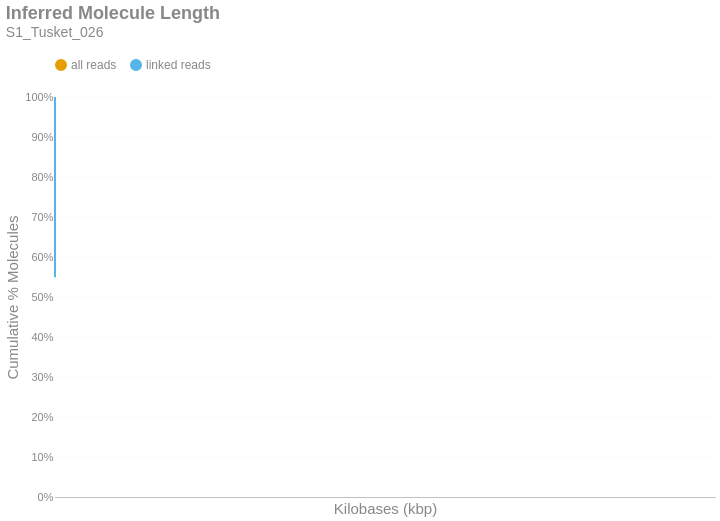

The code cell stored with this chart in its notebook:
### Markdown cell above
### Inferred Molecule Length
This is the cumulative frequency distribution of molecule lengths inferred from the first and last alignment positions along a contig for all alignments associated with a single linked-read barcode on a given contig.There are two distributions: one with `all` the alignments (yellow) and another with only `linked reads` (blue). The percent of molecules in the `linked reads` distribution is relative to the total number of linked molecules.

### Code cell
if SKIPLR:
    print_html(f"Skipped")
else:
    binned_df = consolidated_hist(valids['length_inferred']/1000, mask, 10, True)
    binned_df = binned_df.with_columns(
        pl.when(pl.col('bin').cast(pl.Utf8) == '0').then(pl.lit('1')).otherwise(pl.col('bin').cast(pl.Utf8)).alias('bin')
    )
    with SafeRender(binned_df):
        (
            density_plot(binned_df, 'Inferred Molecule Length', samplename, 'inferredlen')
            .transform_calculate(bin_kb='datum.bin / 1000')
            .encode(
                x=alt.X('bin_kb:Q', title="Kilobases (kbp)").scale(type='log', padding=0).axis(labelAngle=-40),
                y=alt.Y('value:Q', title='Cumulative % Molecules')
                    .axis(format='%')
                    .stack(False)
                    .scale(domainMin=0, domainMax=1,padding=0),
                color=alt.Color("key:N").scale(domain = ["all reads", "linked reads"]),
                tooltip = [
                    alt.Tooltip("key:N", title = "Data Type"),
                    alt.Tooltip("range_label:N", title="Kilobases"),
                    alt.Tooltip("value:Q", format = ".2%", title="% Molecules (Cum.)")
                ]
            )
        ).display()

### Figure 1 — Vega-Lite specification as saved in the notebook (floating-point values rounded to 4 significant figures)
{"width": "container", "height": 400, "config": {"title": {"anchor": "start", "dy": -15, "fontSize": 18, "color": "#888888", "subtitleColor": "#888888", "subtitleFontSize": 14}, "arc": {"fill": "#0072B2"}, "axis": {"domainColor": "#888888", "domainWidth": 0.5, "gridWidth": 0.2, "grid": false, "titleFontWeight": 400, "titleFontSize": 15, "labelFontSize": 11, "labelColor": "#888888", "tickColor": "#888888", "tickWidth": 0.2, "titleColor": "#888888"}, "axisBand": {"grid": false}, "axisX": {"grid": true, "tickSize": 10, "domainCap": "round"}, "axisY": {"domain": false, "grid": true, "tickSize": 0, "domainCap": "round"}, "background": "transparent", "header": {"labelFontSize": 15, "labelColor": "#888888", "titleFontSize": 15, "titleFontWeight": 600, "titleColor": "#888888"}, "legend": {"labelFont": "sans-serif", "labelFontSize": 12, "labelColor": "#888888", "symbolSize": 100, "symbolType": "circle", "titleFontSize": 12, "titlePadding": 10, "titleColor": "#888888", "title": null, "orient": "top"}, "range": {"category": ["#E69F00", "#56B4E9", "#009E73", "#F0E442", "#0072B2", "#D55E00", "#CC79A7", "#000000"], "diverging": ["#cfe8f3", "#a2d4ec", "#73bfe2", "#46abdb", "#1696d2", "#12719e"]}, "area": {"fill": "#0072B2", "fillOpacity": 0.7, "line": true, "strokeOpacity": 0.7}, "line": {"color": "#0072B2", "stroke": "#0072B2", "strokeWidth": 2}, "trail": {"color": "#0072B2", "stroke": "#0072B2", "strokeWidth": 0, "size": 1}, "point": {"filled": true, "fillOpacity": 1.0, "size": 95}, "text": {"color": "#888888", "fontSize": 11, "align": "right", "fontWeight": 400, "size": 11}, "bar": {"fill": "#0072B2", "stroke": null}, "view": {"stroke": null, "continuousWidth": 660, "continuousHeight": 400}}, "data": {"name": "data-21e969659b1c53dd6ec4bf4169a598de"}, "mark": {"type": "line", "interpolate": "monotone", "point": {"opacity": 0, "size": 275}}, "encoding": {"color": {"field": "key", "scale": {"domain": ["all reads", "linked reads"]}, "type": "nominal"}, "tooltip": [{"field": "key", "title": "Data Type", "type": "nominal"}, {"field": "range_label", "title": "Kilobases", "type": "nominal"}, {"field": "value", "format": ".2%", "title": "% Molecules (Cum.)", "type": "quantitative"}], "x": {"axis": {"labelAngle": -40}, "field": "bin_kb", "scale": {"type": "log", "padding": 0}, "title": "Kilobases (kbp)", "type": "quantitative"}, "y": {"axis": {"format": "%"}, "field": "value", "scale": {"domainMin": 0, "domainMax": 1, "padding": 0}, "stack": false, "title": "Cumulative % Molecules", "type": "quantitative"}}, "params": [{"name": "param_c36ac31b6afebe62", "select": {"type": "point", "fields": ["key"]}, "bind": "legend"}], "title": {"text": "Inferred Molecule Length", "subtitle": "S1_Tusket_026"}, "transform": [{"fold": ["all reads (cumsum)", "linked reads (cumsum)"]}, {"calculate": "replace(datum.key, ' (cumsum)', '')", "as": "key"}, {"filter": {"param": "param_c36ac31b6afebe62"}}, {"calculate": "datum.bin / 1000", "as": "bin_kb"}], "usermeta": {"embedOptions": {"downloadFileName": "S1_Tusket_026.inferredlen"}}, "$schema": "https://vega.github.io/schema/vega-lite/v6.1.0.json", "datasets": {"data-21e969659b1c53dd6ec4bf4169a598de": [{"bin": "0.0", "interval": "0.0-10.0", "all reads": 0.908, "linked reads": 0.5495, "all reads (cumsum)": 0.908, "linked reads (cumsum)": 0.5495, "range_label": "0-9"}, {"bin": "10.0", "interval": "10.0-20.0", "all reads": 0.04365, "linked reads": 0.2128, "all reads (cumsum)": 0.9516, "linked reads (cumsum)": 0.7623, "range_label": "10-19"}, {"bin": "20.0", "interval": "20.0-30.0", "all reads": 0.02502, "linked reads": 0.1226, "all reads (cumsum)": 0.9766, "linked reads (cumsum)": 0.8849, "range_label": "20-29"}, {"bin": "30.0", "interval": "30.0-40.0", "all reads": 0.01353, "linked reads": 0.06643, "all reads (cumsum)": 0.9901, "linked reads (cumsum)": 0.9514, "range_label": "30-39"}, {"bin": "40.0", "interval": "40.0-50.0", "all reads": 0.006885, "linked reads": 0.03374, "all reads (cumsum)": 0.997, "linked reads (cumsum)": 0.9851, "range_label": "40-49"}, {"bin": "50.0", "interval": "50.0-60.0", "all reads": 0.001936, "linked reads": 0.009694, "all reads (cumsum)": 0.999, "linked reads (cumsum)": 0.9948, "range_label": "50-59"}, {"bin": "60.0", "interval": "60.0-70.0", "all reads": 0.0006352, "linked reads": 0.003189, "all reads (cumsum)": 0.9996, "linked reads (cumsum)": 0.998, "range_label": "60-69"}, {"bin": "70.0", "interval": "70.0-80.0", "all reads": 0.0002408, "linked reads": 0.001209, "all reads (cumsum)": 0.9998, "linked reads (cumsum)": 0.9992, "range_label": "70-79"}, {"bin": "80.0", "interval": "80.0-90.0", "all reads": 9.722e-05, "linked reads": 0.0004864, "all reads (cumsum)": 0.9999, "linked reads (cumsum)": 0.9997, "range_label": "80-89"}, {"bin": "90.0", "interval": "90.0-100.0", "all reads": 3.771e-05, "linked reads": 0.0001889, "all reads (cumsum)": 1.0, "linked reads (cumsum)": 0.9999, "range_label": "90-99"}, {"bin": "100.0", "interval": "100.0-110.0", "all reads": 1.475e-05, "linked reads": 7.427e-05, "all reads (cumsum)": 1.0, "linked reads (cumsum)": 0.9999, "range_label": "100-109"}, {"bin": "110.0", "interval": "110.0-120.0", "all reads": 6.742e-06, "linked reads": 3.295e-05, "all reads (cumsum)": 1.0, "linked reads (cumsum)": 1.0, "range_label": "110-119"}, {"bin": "120.0", "interval": "120.0-130.0", "all reads": 2.443e-06, "linked reads": 1.23e-05, "all reads (cumsum)": 1.0, "linked reads (cumsum)": 1.0, "range_label": "120-129"}, {"bin": "130.0", "interval": "130.0-140.0", "all reads": 1.368e-06, "linked reads": 6.886e-06, "all reads (cumsum)": 1.0, "linked reads (cumsum)": 1.0, "range_label": "130-139"}, {"bin": "140.0", "interval": "140.0-150.0", "all reads": 3.908e-07, "linked reads": 1.967e-06, "all reads (cumsum)": 1.0, "linked reads (cumsum)": 1.0, "range_label": "140-149"}, {"bin": "150.0", "interval": "150.0-160.0", "all reads": 1.954e-07, "linked reads": 4.918e-07, "all reads (cumsum)": 1.0, "linked reads (cumsum)": 1.0, "range_label": "150-159"}, {"bin": "160.0", "interval": "160.0-170.0", "all reads": 9.771e-08, "linked reads": 4.918e-07, "all reads (cumsum)": 1.0, "linked reads (cumsum)": 1.0, "range_label": "160-169"}, {"bin": "170.0", "interval": "170.0-180.0", "all reads": 9.771e-08, "linked reads": 4.918e-07, "all reads (cumsum)": 1.0, "linked reads (cumsum)": 1.0, "range_label": "170-179"}, {"bin": "180.0", "interval": "180.0-190.0", "all reads": 0.0, "linked reads": 0.0, "all reads (cumsum)": 1.0, "linked reads (cumsum)": 1.0, "range_label": "180-189"}, {"bin": "190.0", "interval": "190.0-200.0", "all reads": 0.0, "linked reads": 0.0, "all reads (cumsum)": 1.0, "linked reads (cumsum)": 1.0, "range_label": "190-199"}, {"bin": "200.0", "interval": "200.0-210.0", "all reads": 9.771e-08, "linked reads": 4.918e-07, "all reads (cumsum)": 1.0, "linked reads (cumsum)": 1.0, "range_label": "200-209"}]}}
